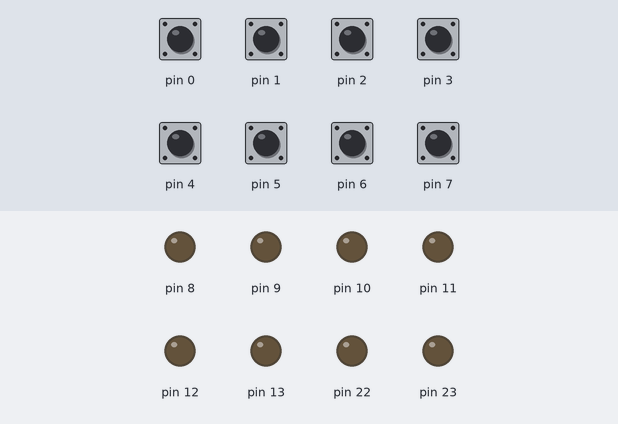
A sketch run on a simulated Arduino Uno, built with avr-gcc and run on an emulated ATmega328P. Parts: output pins drawn as LEDs (lit = HIGH). Inputs (shaded band) come from the test bench; at power-on: pin 0–7 HIGH.

Above: at 1.2 s.
1.3 s: pin 0 pulled LOW for 0.15 s
At 2.1 s:
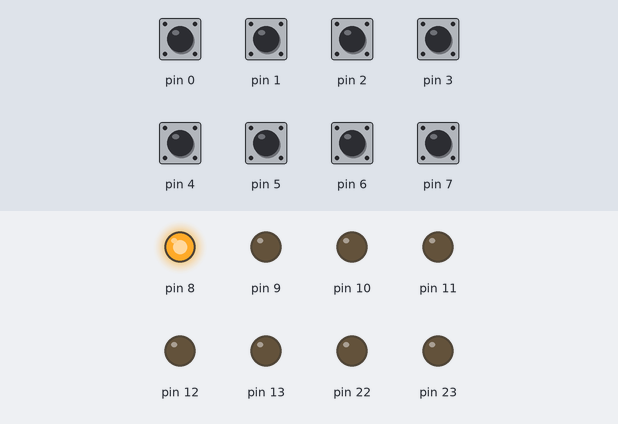
3.8 s: pin 1 pulled LOW for 0.15 s
At 4.1 s:
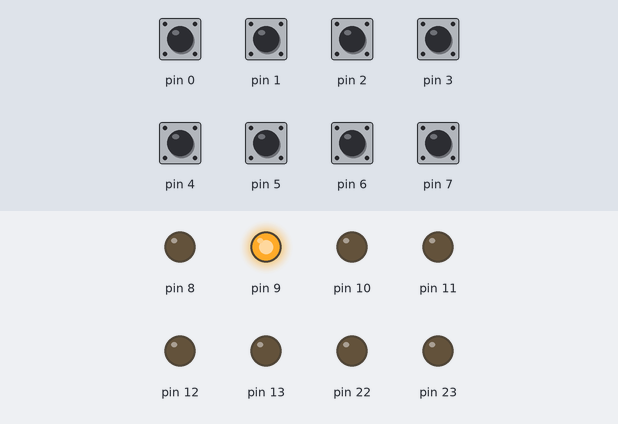
6.3 s: pin 2 pulled LOW for 0.15 s
At 7.1 s:
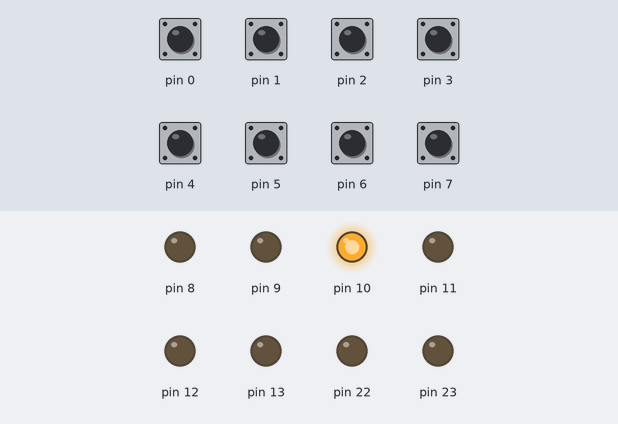
8.8 s: pin 3 pulled LOW for 0.15 s
At 9.1 s:
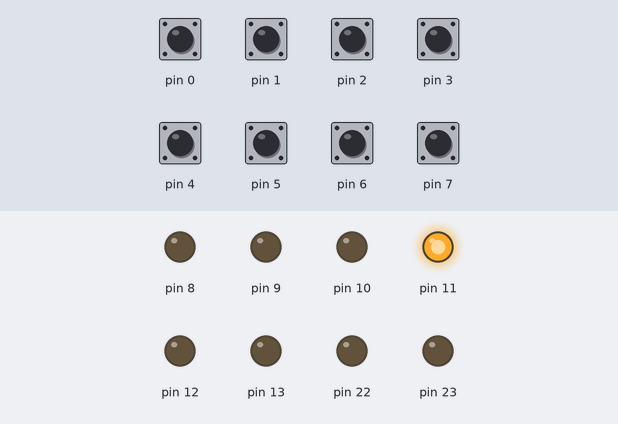
11.3 s: pin 4 pulled LOW for 0.15 s
At 12.1 s:
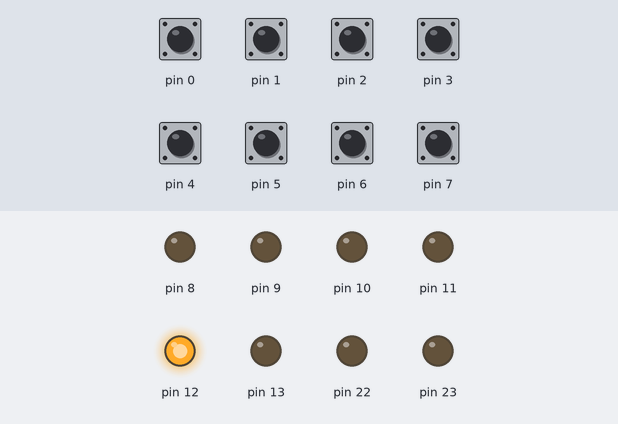
13.8 s: pin 5 pulled LOW for 0.15 s
At 14.1 s:
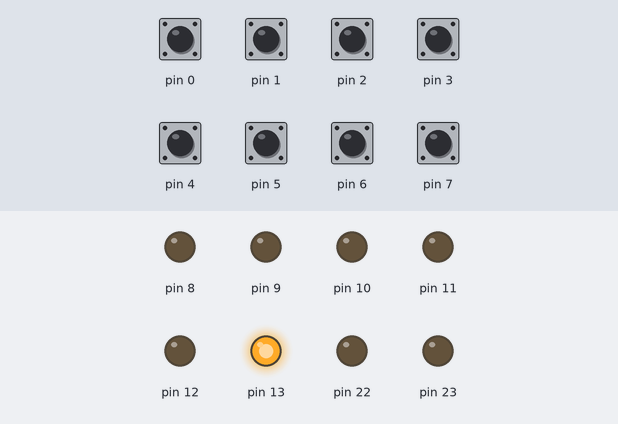
Timing chart, 0 to 16.8 s (numbered marks = the images above; inputs shaded):
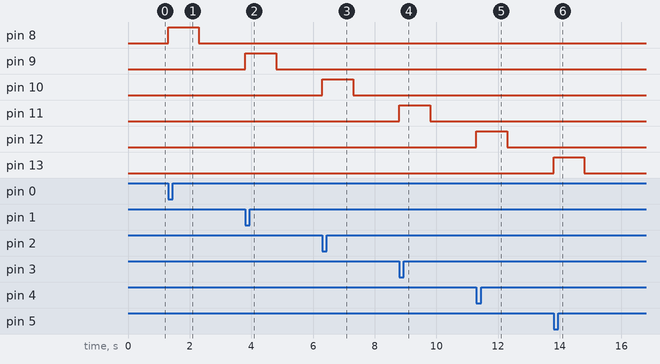

Measured:
- after the input at 1.3 s, pin 8: LOW → HIGH at once, → LOW 1.0 s later
- after the input at 3.8 s, pin 9: LOW → HIGH at once, → LOW 1.0 s later
- after the input at 6.3 s, pin 10: LOW → HIGH at once, → LOW 1.0 s later
- after the input at 8.8 s, pin 11: LOW → HIGH at once, → LOW 1.0 s later
- after the input at 11.3 s, pin 12: LOW → HIGH at once, → LOW 1.0 s later
- after the input at 13.8 s, pin 13: LOW → HIGH at once, → LOW 1.0 s later

The sketch:

PUP.ino
```cpp
void setup()
{
    DDRB |= 0xFF;  // Configura todos los bits de PORTB como salida (PB0..PB7)

    DDRD &= ~0xFF; // Configura todos los bits de PORTD como entrada (PD0..PD7)

    PORTD |= 0xFF; // Habilita resistencias pull-up internas en PD0..PD7
}

void loop()
{
    // Recorre las 8 entradas en PORTD y controla los 8 bits en PORTB
    for (uint8_t bit = 0; bit < 8; ++bit) {
        // Con pull-up activada, el pin está activo cuando lee 0
        if (!(PIND & (1 << bit))) {
            // Enciende el LED correspondiente (set bit)
            PORTB |= (1 << bit);
            delay(1000);
            // Apaga el LED (clear bit)
            PORTB &= ~(1 << bit);
            delay(1000);
        } else {
            // Asegura que esté apagado
            PORTB &= ~(1 << bit);
        }
    }
}
```
